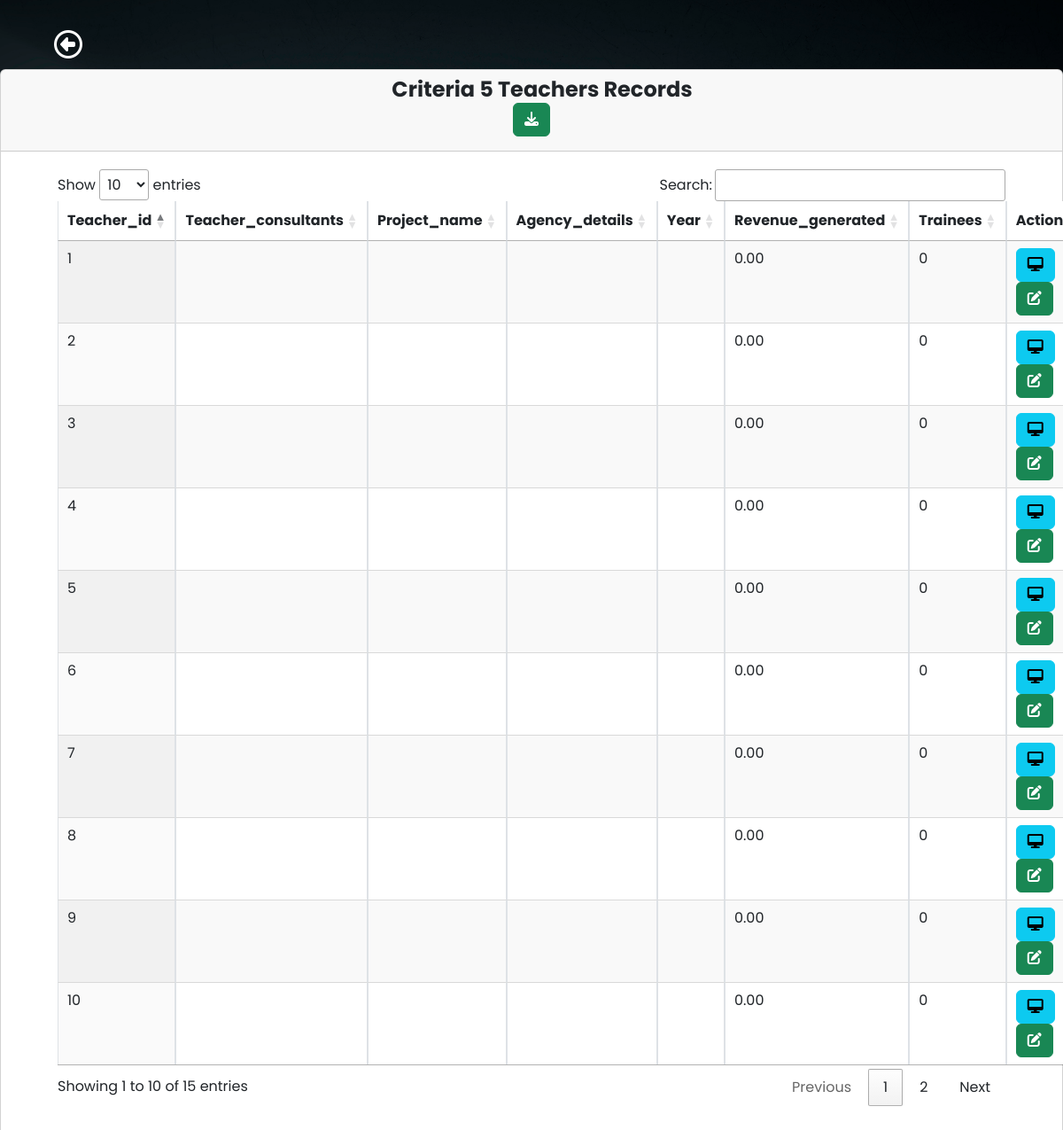
The page /criteria/criteria3-5a.php on the database its author committed.
### tables this page shows
CREATE TABLE `teacherform` (
  `teacher_id` int(10) NOT NULL,
  `teacherName` varchar(100) NOT NULL,
  `pan` varchar(100) NOT NULL,
  `designation` varchar(50) NOT NULL,
  `appointmentYear` int(40) NOT NULL,
  `appointmentNature` varchar(100) NOT NULL,
  `departmentName` varchar(70) NOT NULL,
  `experienceYears` int(10) NOT NULL,
  `stillServing1` varchar(100) NOT NULL,
  `teacherNamePhD` varchar(100) NOT NULL,
  `qualificationYear` varchar(10) NOT NULL,
  `recognizedGuide` varchar(10) NOT NULL,
  `recognitionYear` int(10) NOT NULL,
  `stillServing2` varchar(10) NOT NULL,
  `researchScholar` varchar(100) NOT NULL,
  `registrationYear` int(10) NOT NULL,
  `guideAllotmentLink` date NOT NULL,
  `programmeName` varchar(50) NOT NULL,
  `programmeCode` varchar(50) NOT NULL,
  `semesterYear` varchar(10) NOT NULL,
  `lastExamDate` date NOT NULL,
  `resultDate` date NOT NULL,
  `programCode` varchar(10) NOT NULL,
  `programName` varchar(100) NOT NULL,
  `studentsAppeared` int(100) NOT NULL,
  `studentsPassed` int(100) NOT NULL,
  `teacherNameSeedMoney` varchar(100) NOT NULL,
  `seedAmount` int(10) NOT NULL,
  `yearReceived` int(10) NOT NULL,
  `policyLink` varchar(100) NOT NULL,
  `teacherNameAward` varchar(100) NOT NULL,
  `awardName` varchar(100) NOT NULL,
  `awardYear` int(10) NOT NULL,
  `awardingAgency` varchar(100) NOT NULL,
  `roomName` varchar(255) NOT NULL,
  `ictFacility` varchar(255) NOT NULL,
  `photoLink` varchar(255) NOT NULL,
  `timetable` varchar(255) NOT NULL,
  `year` varchar(10) NOT NULL,
  `budget` int(10) NOT NULL,
  `expenditure` int(10) NOT NULL,
  `totalExpenditure` int(10) NOT NULL,
  `maintenanceAcademic` int(10) NOT NULL,
  `maintenancePhysical` int(10) NOT NULL,
  `module` varchar(255) NOT NULL,
  `platform` varchar(255) NOT NULL,
  `launchDate` date NOT NULL,
  `documentLink` varchar(255) NOT NULL,
  `facility` varchar(255) NOT NULL,
  `developmentFacility` varchar(255) NOT NULL,
  `videoLink` varchar(255) NOT NULL,
  `scheme_name` varchar(255) NOT NULL,
  `gov_students` int(11) NOT NULL,
  `gov_amount` decimal(10,2) NOT NULL,
  `ngo_students` int(11) NOT NULL,
  `ngo_amount` decimal(10,2) NOT NULL,
  `ngo_name` varchar(255) NOT NULL,
  `capacity_programme` varchar(255) NOT NULL,
  `implementationDate` date NOT NULL,
  `enrolledStudents` int(11) NOT NULL,
  `agencies` text NOT NULL,
  `activity_name` varchar(255) NOT NULL,
  `students_attended` int(11) NOT NULL,
  `students_placed` int(11) NOT NULL,
  `eventDate` date NOT NULL,
  `teamIndividual` varchar(255) NOT NULL,
  `competitionLevel` varchar(255) NOT NULL,
  `eventName` varchar(255) NOT NULL,
  `pi_co_pi_name` varchar(255) NOT NULL,
  `funding_agency` varchar(255) NOT NULL,
  `type` varchar(100) NOT NULL,
  `department` varchar(255) NOT NULL,
  `funds_provided` int(10) NOT NULL,
  `duration` varchar(100) NOT NULL,
  `workshop_name` varchar(255) NOT NULL,
  `participants` int(11) NOT NULL,
  `date` varchar(100) NOT NULL,
  `activity_report_link` varchar(255) NOT NULL,
  `author_name` varchar(255) NOT NULL,
  `journal_name` varchar(255) NOT NULL,
  `publication_year` int(11) NOT NULL,
  `issn_number` varchar(255) NOT NULL,
  `journal_website` varchar(255) NOT NULL,
  `article_link` varchar(255) NOT NULL,
  `listing_status` varchar(255) NOT NULL,
  `teacher_consultants` varchar(255) NOT NULL,
  `project_name` varchar(255) NOT NULL,
  `agency_details` varchar(255) NOT NULL,
  `revenue_generated` decimal(10,2) NOT NULL,
  `trainees` int(11) NOT NULL,
  `teachers_staff_names` varchar(255) NOT NULL,
  `facilities_name_department` varchar(255) NOT NULL,
  `consultancy_name` varchar(255) NOT NULL,
  `total_amount_spent` int(10) NOT NULL,
  `organizing_unit` varchar(255) NOT NULL,
  `role` varchar(50) NOT NULL,
  `year_placement` varchar(4) NOT NULL,
  `studentName_placement` varchar(255) NOT NULL,
  `programGraduated_placement` varchar(255) NOT NULL,
  `employerName` varchar(255) NOT NULL,
  `payPackage` varchar(255) NOT NULL,
  `studentName_higher_education` varchar(255) NOT NULL,
  `institutionJoined` varchar(255) NOT NULL,
  `programAdmitted` varchar(255) NOT NULL,
  `e_governance` varchar(255) NOT NULL,
  `conference_name` varchar(255) NOT NULL,
  `conferenceName` varchar(255) NOT NULL,
  `professionalBody` varchar(255) NOT NULL,
  `amount` int(10) NOT NULL,
  `roles` varchar(255) NOT NULL,
  `from_date` date NOT NULL,
  `to_date` date NOT NULL,
  `program_title` varchar(255) NOT NULL
);

### criteria/criteria3-5a.php (the view, shortened to what this page needs)
<?php
require 'dbcon.php';
?>
<!doctype html>
<html lang="en">
<head>
    <link href="https://cdn.jsdelivr.net/npm/bootstrap@5.1.3/dist/css/bootstrap.min.css" rel="stylesheet">
    <link rel="stylesheet" href="https://cdn.datatables.net/1.10.2/css/jquery.dataTables.min.css">
    <link rel="stylesheet" href="https://pro.fontawesome.com/releases/v5.10.0/css/all.css">
    <?php
    include('../students/includes/header1.php');
    ?>
</head>
<body>
    <div class="wrapper">
        <div class="main">
            <nav class="navbar navbar-expand">
                <a href="../criteria/criteria.php" class="btn btn-2xl mx-5 mt-4"><i class="fa-regular fa-circle-left fa-2xl" style="color: #fff;"></i></a>
            </nav>
            <main class="content ">
                <div class=" mb-5">
                    <div class="row">
                        <div class="col-md-12">
                            <div class="card">
                                <div class="card-header">
                                    <h4 class="text-center">&emsp;<b>Criteria 5 Teachers Records</b>
                                    <form method="post" action="../excel/Excel copy 18.php">
                                            <button type="submit" class="btn btn-success btn pull-right" name="export_excel"><i class="fas fa-download"></i></button>
                                        </form>
                                    </h4>
                                </div>
                                <div class="card-body m-5 mt-1">
                                    <table id="example" class="display table table-striped table-bordered table-hover" cellspacing="0" width="100%">
                                        <thead>
                                            <tr>
                                                <?php
                                                $query = "SELECT teacher_id, teacher_consultants,project_name,agency_details,year,revenue_generated,trainees FROM teacherform LIMIT 1";
                                                $query_run = mysqli_query($conn, $query);
                                                $row = mysqli_fetch_assoc($query_run);
                                                foreach ($row as $key => $value) {
                                                    echo "<th>" . ucfirst($key) . "</th>";
                                                }
                                                ?>
                                                <th>Action</th>
                                            </tr>
                                        </thead>
                                        <tbody>
                                            <?php
                                            $query = "SELECT  teacher_id, teacher_consultants,project_name,agency_details,year,revenue_generated,trainees FROM teacherform";
                                            $query_run = mysqli_query($conn, $query);
                                            if (mysqli_num_rows($query_run) > 0) {
                                                while ($teacher = mysqli_fetch_assoc($query_run)) {
                                            ?>
                                                    <tr>
                                                        <?php
                                                        foreach ($teacher as $data) {
                                                            echo "<td>" . $data . "</td>";
                                                        }
                                                        ?>
                                                        <td>
                                                            <a href="teacher-view.php?id=<?= $teacher['teacher_id']; ?>" class="btn btn-info btn-xs"><i class="fas fa-desktop "></i></a>
                                                            <a href="teacher-edit.php?id=<?= $teacher['teacher_id']; ?>" class="btn btn-success btn-xs"><i class="fas fa-edit"></i></a>
                                                        </td>
                                                    </tr>
                                            <?php
                                                }
                                            } else {
                                                echo "<tr><td colspan='4'>No Record Found</td></tr>";
                                            }
                                            ?>
                                        </tbody>
                                    </table>
                                </div>
                            </div>
                        </div>
                    </div>
                </div>
            </main>
        </div>
    </div>
</body>
</html>

### students/includes/header1.php (style rules this page uses)
body { font-family: 'Poppins', sans-serif; margin: 0; background-image: url("../img/background-image.jpg"); background-repeat: no-repeat; background-position: center bottom; background-size: cover; }
a { cursor: pointer; text-decoration: none; font-family: 'Poppins', sans-serif; }
.wrapper { align-items: stretch; display: flex; width: 100%; }
.main { display: flex; flex-direction: column; min-height: 100vh; width: 100%; overflow: hidden; transition: all 0.35s ease-in-out; }
.content { flex: 1; max-width: 100vw; width: 100vw; }
@media (min-width:768px) { .content { width: auto; } }

### rows shown on the page
teacherform: teacher_id "1", revenue_generated "0.00", trainees "0"
teacherform: teacher_id "2", revenue_generated "0.00", trainees "0"
teacherform: teacher_id "3", revenue_generated "0.00", trainees "0"
teacherform: teacher_id "4", revenue_generated "0.00", trainees "0"
teacherform: teacher_id "5", revenue_generated "0.00", trainees "0"
teacherform: teacher_id "6", revenue_generated "0.00", trainees "0"
teacherform: teacher_id "7", revenue_generated "0.00", trainees "0"
teacherform: teacher_id "8", revenue_generated "0.00", trainees "0"
teacherform: teacher_id "9", revenue_generated "0.00", trainees "0"
teacherform: teacher_id "10", revenue_generated "0.00", trainees "0"

### other values the page prints
$key "Teacher_id"
$key "Teacher_consultants"
$key "Project_name"
$key "Agency_details"
$key "Year"
$key "Revenue_generated"
$key "Trainees"
